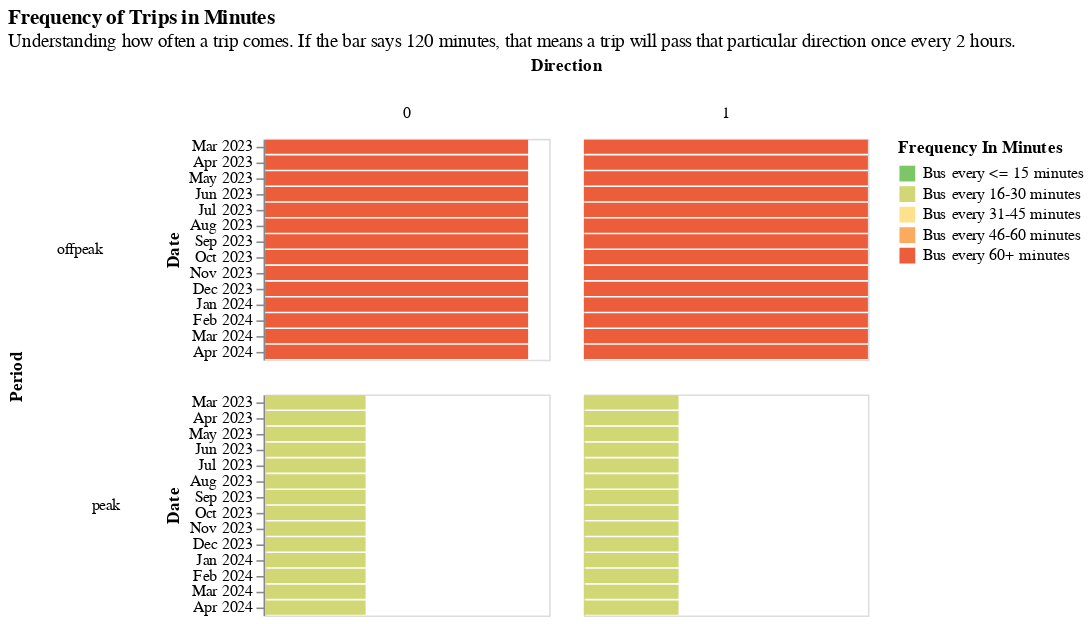

Write notebook code for a chart like this one.
### Code cell
frequency_chart(one_route_onetime)
